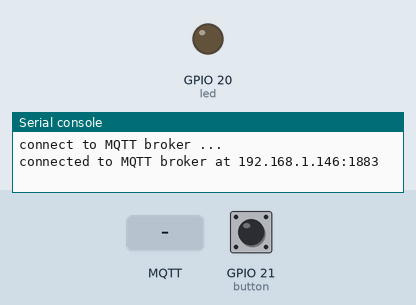
Simulated run of this program. Board: ESP32 board running MicroPython. Parts: output pins drawn as LEDs (lit = HIGH), the last lines printed to the serial console. The test bench sets the inputs (shaded band); at power-on: GPIO 21 (button) HIGH. WiFi joins after 1.5 s; no MQTT or app messages arrive unless stated.

Above: at 2.8 s.
2.9 s: GPIO 21 (button) pulled LOW for 0.15 s
At 2.97 s:
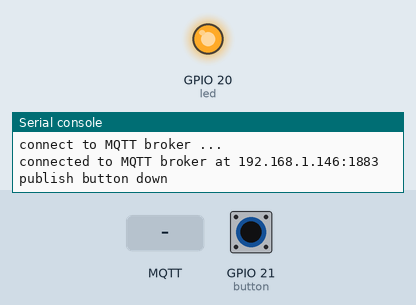
4.5 s: MQTT message "1" arrives on the first subscribed topic
At 5.6 s:
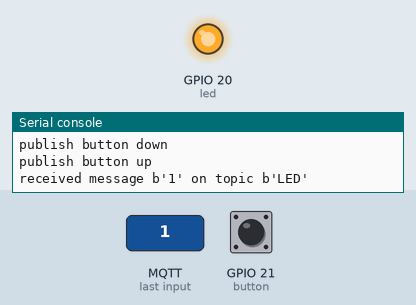
6.0 s: MQTT message "0" arrives on the first subscribed topic
At 6.7 s:
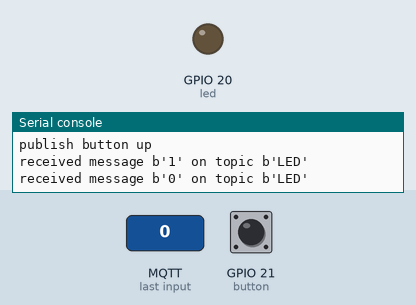
7.5 s: GPIO 21 (button) pulled LOW for 3.2 s
At 7.8 s:
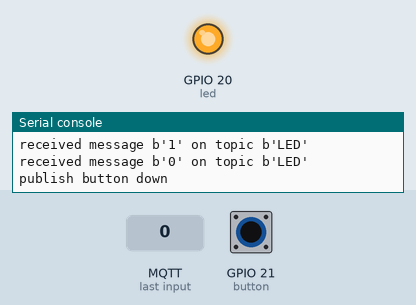
Timing chart, 0 to 12.2 s (numbered marks = the images above; inputs shaded):
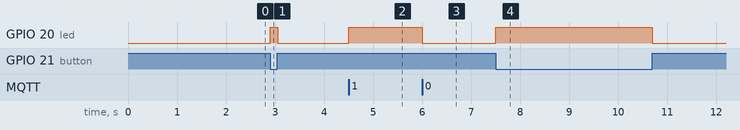

The program:

hello.MQTT-blink.C3.py
```python
# (licence header left out)
import network
from umqtt.simple import MQTTClient
from machine import Pin
#
# MQTT server address and port
#
# server = your MQTT server IP address
# port = your MQTT server IP port
server = "192.168.1.146"
port = 1883
#
# set up pins
#
led_pin = 20
button_pin = 21
led = Pin(led_pin,Pin.OUT)
led.value(0)
button = Pin(button_pin,Pin.IN,Pin.PULL_UP)
button_up = True
#
# connect to Wifi access point
#
print("connect to access point ...")
wifi = network.WLAN(network.STA_IF)
wifi.active(True)
while (wifi.active() == False):
   pass
wifi.connect("ssid","key")
while (wifi.isconnected() == False):
   pass
print("connected to access point at ",wifi.ifconfig())
#
# MQTT message handler
#
def handler(topic,message):
    print(f"received message {message} on topic {topic}")
    if (message == b"1"):
        led.value(1)
    else:
        led.value(0)
#
# connect to MQTT broker
#
print("connect to MQTT broker ...")
client = MQTTClient("hello.MQTT-blink.C3.py",server,port)
client.set_callback(handler)
client.connect()
print(f"connected to MQTT broker at {server}:{port}")
#
# subscribe to the LED topic
#
client.subscribe("LED")
#
# start main loop
#
while True:
    #
    # check for a message
    #
    client.check_msg()
    #
    # publish button changes to the button topic
    #
    if ((button.value() == 0) and button_up):
        led.value(1)
        print("publish button down")
        client.publish("button","button down")
        button_up = False
    elif ((button.value() == 1) and (not button_up)):
        led.value(0)
        print("publish button up")
        client.publish("button","button up")
        button_up = True
```

Measured:
- after the input at 2.9 s, GPIO 20 (led): LOW → HIGH at once, → LOW 0.15 s later
- after the input at 4.5 s, GPIO 20 (led): LOW → HIGH at once
- after the input at 6.0 s, GPIO 20 (led): HIGH → LOW at once
- after the input at 7.5 s, GPIO 20 (led): LOW → HIGH at once, → LOW 3.2 s later
